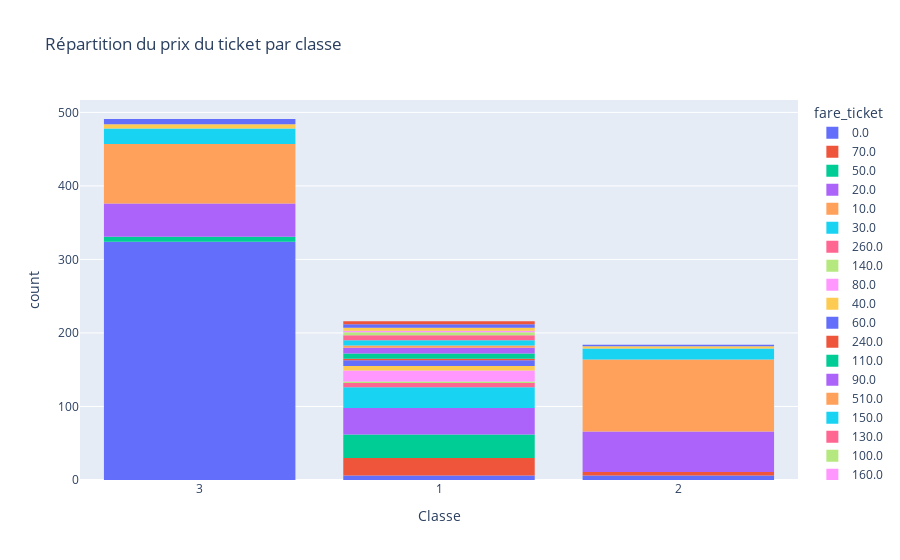

The cell this chart's notebook holds for it:
### Code cell
train['fare_ticket'] = (train['Fare'] // 10)*10

fig = px.histogram(
    train,
    x = train['Pclass'].astype(str),  # transforme 1/2/3 en "1"/"2"/"3"
    title="Répartition du prix du ticket par classe",
    color = 'fare_ticket',
    labels={'x': 'Classe', 'count': 'Nombre'}
)
fig.show()

### Figure 1 — Plotly figure (JSON) as saved in the notebook; plotly's stock layout.template omitted (floating-point values rounded to 4 significant figures; data arrays with more than 128 entries replaced by an {"elided": "..."} marker saying what was removed)
{"data": [{"bingroup": "x", "hovertemplate": "fare_ticket=0.0<br>Classe=%{x}<br>count=%{y}<extra></extra>", "legendgroup": "0.0", "marker": {"color": "#636efa", "pattern": {"shape": ""}}, "name": "0.0", "orientation": "v", "showlegend": true, "type": "histogram", "x": {"elided": "336 str values"}, "xaxis": "x", "yaxis": "y"}, {"bingroup": "x", "hovertemplate": "fare_ticket=70.0<br>Classe=%{x}<br>count=%{y}<extra></extra>", "legendgroup": "70.0", "marker": {"color": "#EF553B", "pattern": {"shape": ""}}, "name": "70.0", "orientation": "v", "showlegend": true, "type": "histogram", "x": ["1", "1", "2", "1", "2", "1", "1", "1", "1", "1", "1", "1", "1", "2", "1", "1", "1", "1", "1", "1", "1", "1", "2", "2", "1", "1", "1", "1", "1"], "xaxis": "x", "yaxis": "y"}, {"bingroup": "x", "hovertemplate": "fare_ticket=50.0<br>Classe=%{x}<br>count=%{y}<extra></extra>", "legendgroup": "50.0", "marker": {"color": "#00cc96", "pattern": {"shape": ""}}, "name": "50.0", "orientation": "v", "showlegend": true, "type": "histogram", "x": ["1", "1", "1", "3", "1", "1", "1", "3", "1", "1", "1", "1", "1", "1", "1", "1", "1", "1", "3", "1", "1", "1", "1", "1", "1", "3", "1", "1", "1", "3", "1", "1", "1", "1", "1", "3", "3", "1", "1"], "xaxis": "x", "yaxis": "y"}, {"bingroup": "x", "hovertemplate": "fare_ticket=20.0<br>Classe=%{x}<br>count=%{y}<extra></extra>", "legendgroup": "20.0", "marker": {"color": "#ab63fa", "pattern": {"shape": ""}}, "name": "20.0", "orientation": "v", "showlegend": true, "type": "histogram", "x": {"elided": "136 str values"}, "xaxis": "x", "yaxis": "y"}, {"bingroup": "x", "hovertemplate": "fare_ticket=10.0<br>Classe=%{x}<br>count=%{y}<extra></extra>", "legendgroup": "10.0", "marker": {"color": "#FFA15A", "pattern": {"shape": ""}}, "name": "10.0", "orientation": "v", "showlegend": true, "type": "histogram", "x": {"elided": "179 str values"}, "xaxis": "x", "yaxis": "y"}, {"bingroup": "x", "hovertemplate": "fare_ticket=30.0<br>Classe=%{x}<br>count=%{y}<extra></extra>", "legendgroup": "30.0", "marker": {"color": "#19d3f3", "pattern": {"shape": ""}}, "name": "30.0", "orientation": "v", "showlegend": true, "type": "histogram", "x": ["2", "3", "1", "3", "3", "1", "3", "1", "3", "2", "2", "3", "3", "1", "1", "3", "2", "1", "3", "3", "3", "1", "1", "1", "1", "2", "3", "1", "1", "1", "1", "3", "3", "2", "1", "2", "2", "1", "3", "2", "1", "1", "1", "3", "1", "2", "2", "3", "2", "3", "1", "1", "1", "1", "3", "2", "3", "2", "1", "2", "3", "1", "1", "1"], "xaxis": "x", "yaxis": "y"}, {"bingroup": "x", "hovertemplate": "fare_ticket=260.0<br>Classe=%{x}<br>count=%{y}<extra></extra>", "legendgroup": "260.0", "marker": {"color": "#FF6692", "pattern": {"shape": ""}}, "name": "260.0", "orientation": "v", "showlegend": true, "type": "histogram", "x": ["1", "1", "1", "1", "1", "1"], "xaxis": "x", "yaxis": "y"}, {"bingroup": "x", "hovertemplate": "fare_ticket=140.0<br>Classe=%{x}<br>count=%{y}<extra></extra>", "legendgroup": "140.0", "marker": {"color": "#B6E880", "pattern": {"shape": ""}}, "name": "140.0", "orientation": "v", "showlegend": true, "type": "histogram", "x": ["1", "1"], "xaxis": "x", "yaxis": "y"}, {"bingroup": "x", "hovertemplate": "fare_ticket=80.0<br>Classe=%{x}<br>count=%{y}<extra></extra>", "legendgroup": "80.0", "marker": {"color": "#FF97FF", "pattern": {"shape": ""}}, "name": "80.0", "orientation": "v", "showlegend": true, "type": "histogram", "x": ["1", "1", "1", "1", "1", "1", "1", "1", "1", "1", "1", "1", "1", "1", "1"], "xaxis": "x", "yaxis": "y"}, {"bingroup": "x", "hovertemplate": "fare_ticket=40.0<br>Classe=%{x}<br>count=%{y}<extra></extra>", "legendgroup": "40.0", "marker": {"color": "#FECB52", "pattern": {"shape": ""}}, "name": "40.0", "orientation": "v", "showlegend": true, "type": "histogram", "x": ["2", "3", "3", "1", "3", "3", "1", "1", "1", "1", "2", "3", "3", "2", "1"], "xaxis": "x", "yaxis": "y"}, {"bingroup": "x", "hovertemplate": "fare_ticket=60.0<br>Classe=%{x}<br>count=%{y}<extra></extra>", "legendgroup": "60.0", "marker": {"color": "#636efa", "pattern": {"shape": ""}}, "name": "60.0", "orientation": "v", "showlegend": true, "type": "histogram", "x": ["1", "1", "1", "1", "1", "3", "3", "3", "3", "1", "1", "2", "1", "2", "3", "3", "3"], "xaxis": "x", "yaxis": "y"}, {"bingroup": "x", "hovertemplate": "fare_ticket=240.0<br>Classe=%{x}<br>count=%{y}<extra></extra>", "legendgroup": "240.0", "marker": {"color": "#EF553B", "pattern": {"shape": ""}}, "name": "240.0", "orientation": "v", "showlegend": true, "type": "histogram", "x": ["1", "1"], "xaxis": "x", "yaxis": "y"}, {"bingroup": "x", "hovertemplate": "fare_ticket=110.0<br>Classe=%{x}<br>count=%{y}<extra></extra>", "legendgroup": "110.0", "marker": {"color": "#00cc96", "pattern": {"shape": ""}}, "name": "110.0", "orientation": "v", "showlegend": true, "type": "histogram", "x": ["1", "1", "1", "1", "1", "1", "1"], "xaxis": "x", "yaxis": "y"}, {"bingroup": "x", "hovertemplate": "fare_ticket=90.0<br>Classe=%{x}<br>count=%{y}<extra></extra>", "legendgroup": "90.0", "marker": {"color": "#ab63fa", "pattern": {"shape": ""}}, "name": "90.0", "orientation": "v", "showlegend": true, "type": "histogram", "x": ["1", "1", "1", "1", "1", "1", "1", "1"], "xaxis": "x", "yaxis": "y"}, {"bingroup": "x", "hovertemplate": "fare_ticket=510.0<br>Classe=%{x}<br>count=%{y}<extra></extra>", "legendgroup": "510.0", "marker": {"color": "#FFA15A", "pattern": {"shape": ""}}, "name": "510.0", "orientation": "v", "showlegend": true, "type": "histogram", "x": ["1", "1", "1"], "xaxis": "x", "yaxis": "y"}, {"bingroup": "x", "hovertemplate": "fare_ticket=150.0<br>Classe=%{x}<br>count=%{y}<extra></extra>", "legendgroup": "150.0", "marker": {"color": "#19d3f3", "pattern": {"shape": ""}}, "name": "150.0", "orientation": "v", "showlegend": true, "type": "histogram", "x": ["1", "1", "1", "1", "1", "1", "1"], "xaxis": "x", "yaxis": "y"}, {"bingroup": "x", "hovertemplate": "fare_ticket=130.0<br>Classe=%{x}<br>count=%{y}<extra></extra>", "legendgroup": "130.0", "marker": {"color": "#FF6692", "pattern": {"shape": ""}}, "name": "130.0", "orientation": "v", "showlegend": true, "type": "histogram", "x": ["1", "1", "1", "1", "1", "1", "1"], "xaxis": "x", "yaxis": "y"}, {"bingroup": "x", "hovertemplate": "fare_ticket=100.0<br>Classe=%{x}<br>count=%{y}<extra></extra>", "legendgroup": "100.0", "marker": {"color": "#B6E880", "pattern": {"shape": ""}}, "name": "100.0", "orientation": "v", "showlegend": true, "type": "histogram", "x": ["1", "1", "1", "1"], "xaxis": "x", "yaxis": "y"}, {"bingroup": "x", "hovertemplate": "fare_ticket=160.0<br>Classe=%{x}<br>count=%{y}<extra></extra>", "legendgroup": "160.0", "marker": {"color": "#FF97FF", "pattern": {"shape": ""}}, "name": "160.0", "orientation": "v", "showlegend": true, "type": "histogram", "x": ["1", "1"], "xaxis": "x", "yaxis": "y"}, {"bingroup": "x", "hovertemplate": "fare_ticket=210.0<br>Classe=%{x}<br>count=%{y}<extra></extra>", "legendgroup": "210.0", "marker": {"color": "#FECB52", "pattern": {"shape": ""}}, "name": "210.0", "orientation": "v", "showlegend": true, "type": "histogram", "x": ["1", "1", "1", "1"], "xaxis": "x", "yaxis": "y"}, {"bingroup": "x", "hovertemplate": "fare_ticket=220.0<br>Classe=%{x}<br>count=%{y}<extra></extra>", "legendgroup": "220.0", "marker": {"color": "#636efa", "pattern": {"shape": ""}}, "name": "220.0", "orientation": "v", "showlegend": true, "type": "histogram", "x": ["1", "1", "1", "1", "1"], "xaxis": "x", "yaxis": "y"}, {"bingroup": "x", "hovertemplate": "fare_ticket=120.0<br>Classe=%{x}<br>count=%{y}<extra></extra>", "legendgroup": "120.0", "marker": {"color": "#EF553B", "pattern": {"shape": ""}}, "name": "120.0", "orientation": "v", "showlegend": true, "type": "histogram", "x": ["1", "1", "1", "1"], "xaxis": "x", "yaxis": "y"}], "layout": {"barmode": "relative", "legend": {"title": {"text": "fare_ticket"}, "tracegroupgap": 0}, "title": {"text": "Répartition du prix du ticket par classe"}, "xaxis": {"anchor": "y", "domain": [0, 1], "title": {"text": "Classe"}}, "yaxis": {"anchor": "x", "domain": [0, 1], "title": {"text": "count"}}}}
